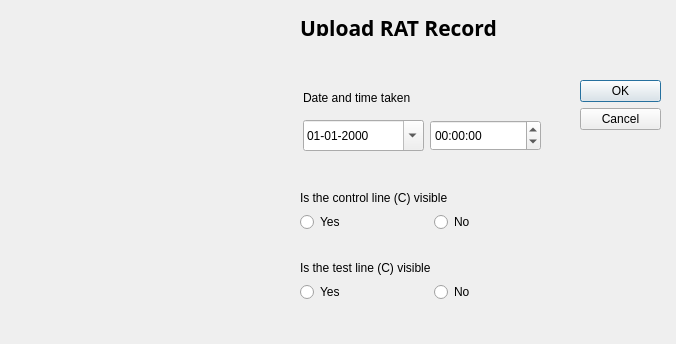
<?xml version="1.0" encoding="UTF-8"?>
<ui version="4.0">
 <class>UploadSelfTest</class>
 <widget class="QDialog" name="UploadSelfTest">
  <property name="geometry">
   <rect>
    <x>0</x>
    <y>0</y>
    <width>676</width>
    <height>344</height>
   </rect>
  </property>
  <property name="windowTitle">
   <string>Dialog</string>
  </property>
  <widget class="QDialogButtonBox" name="buttonBox">
   <property name="geometry">
    <rect>
     <x>580</x>
     <y>80</y>
     <width>81</width>
     <height>241</height>
    </rect>
   </property>
   <property name="orientation">
    <enum>Qt::Vertical</enum>
   </property>
   <property name="standardButtons">
    <set>QDialogButtonBox::Cancel|QDialogButtonBox::Ok</set>
   </property>
  </widget>
  <widget class="QLabel" name="label">
   <property name="geometry">
    <rect>
     <x>5</x>
     <y>10</y>
     <width>291</width>
     <height>321</height>
    </rect>
   </property>
   <property name="text">
    <string/>
   </property>
   <property name="pixmap">
    <pixmap resource="resources/mycovidrecord.qrc">:/images/images/RAT_Result.png</pixmap>
   </property>
   <property name="scaledContents">
    <bool>true</bool>
   </property>
  </widget>
  <widget class="QLabel" name="label_2">
   <property name="geometry">
    <rect>
     <x>300</x>
     <y>20</y>
     <width>351</width>
     <height>16</height>
    </rect>
   </property>
   <property name="font">
    <font>
     <family>Raleway</family>
     <pointsize>16</pointsize>
     <bold>true</bold>
    </font>
   </property>
   <property name="text">
    <string>Upload RAT Record</string>
   </property>
  </widget>
  <widget class="QLabel" name="label_3">
   <property name="geometry">
    <rect>
     <x>303</x>
     <y>90</y>
     <width>201</width>
     <height>16</height>
    </rect>
   </property>
   <property name="text">
    <string>Date and time taken</string>
   </property>
  </widget>
  <widget class="QLabel" name="label_4">
   <property name="geometry">
    <rect>
     <x>300</x>
     <y>190</y>
     <width>261</width>
     <height>16</height>
    </rect>
   </property>
   <property name="text">
    <string>Is the control line (C) visible</string>
   </property>
  </widget>
  <widget class="QLabel" name="label_5">
   <property name="geometry">
    <rect>
     <x>300</x>
     <y>260</y>
     <width>261</width>
     <height>16</height>
    </rect>
   </property>
   <property name="text">
    <string>Is the test line (C) visible</string>
   </property>
  </widget>
  <widget class="QWidget" name="layoutWidget">
   <property name="geometry">
    <rect>
     <x>300</x>
     <y>280</y>
     <width>261</width>
     <height>24</height>
    </rect>
   </property>
   <layout class="QHBoxLayout" name="horizontalLayout_2">
    <item>
     <widget class="QRadioButton" name="radioButton_test_yes">
      <property name="text">
       <string>Yes</string>
      </property>
     </widget>
    </item>
    <item>
     <widget class="QRadioButton" name="radioButton_test_no">
      <property name="text">
       <string>No</string>
      </property>
     </widget>
    </item>
   </layout>
  </widget>
  <widget class="QDateEdit" name="dateEdit_taken">
   <property name="geometry">
    <rect>
     <x>303</x>
     <y>120</y>
     <width>121</width>
     <height>31</height>
    </rect>
   </property>
   <property name="displayFormat">
    <string>dd-MM-yyyy</string>
   </property>
   <property name="calendarPopup">
    <bool>true</bool>
   </property>
   <property name="timeSpec">
    <enum>Qt::LocalTime</enum>
   </property>
  </widget>
  <widget class="QTimeEdit" name="timeEdit_taken">
   <property name="geometry">
    <rect>
     <x>430</x>
     <y>120</y>
     <width>111</width>
     <height>31</height>
    </rect>
   </property>
   <property name="inputMethodHints">
    <set>Qt::ImhDialableCharactersOnly|Qt::ImhPreferNumbers|Qt::ImhTime</set>
   </property>
   <property name="wrapping">
    <bool>true</bool>
   </property>
   <property name="buttonSymbols">
    <enum>QAbstractSpinBox::UpDownArrows</enum>
   </property>
   <property name="calendarPopup">
    <bool>true</bool>
   </property>
   <property name="timeSpec">
    <enum>Qt::LocalTime</enum>
   </property>
  </widget>
  <widget class="QWidget" name="">
   <property name="geometry">
    <rect>
     <x>300</x>
     <y>210</y>
     <width>261</width>
     <height>24</height>
    </rect>
   </property>
   <layout class="QHBoxLayout" name="horizontalLayout">
    <item>
     <widget class="QRadioButton" name="radioButton_control_yes">
      <property name="text">
       <string>Yes</string>
      </property>
     </widget>
    </item>
    <item>
     <widget class="QRadioButton" name="radioButton_control_no">
      <property name="text">
       <string>No</string>
      </property>
     </widget>
    </item>
   </layout>
  </widget>
 </widget>
 <resources>
  <include location="resources/mycovidrecord.qrc"/>
 </resources>
 <connections>
  <connection>
   <sender>buttonBox</sender>
   <signal>accepted()</signal>
   <receiver>UploadSelfTest</receiver>
   <slot>accept()</slot>
   <hints>
    <hint type="sourcelabel">
     <x>248</x>
     <y>254</y>
    </hint>
    <hint type="destinationlabel">
     <x>157</x>
     <y>274</y>
    </hint>
   </hints>
  </connection>
  <connection>
   <sender>buttonBox</sender>
   <signal>rejected()</signal>
   <receiver>UploadSelfTest</receiver>
   <slot>reject()</slot>
   <hints>
    <hint type="sourcelabel">
     <x>316</x>
     <y>260</y>
    </hint>
    <hint type="destinationlabel">
     <x>286</x>
     <y>274</y>
    </hint>
   </hints>
  </connection>
 </connections>
</ui>
